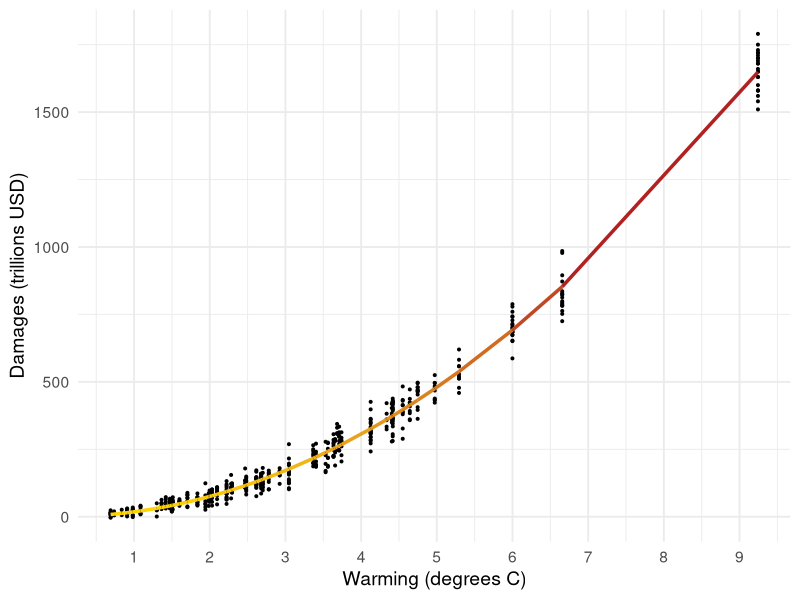
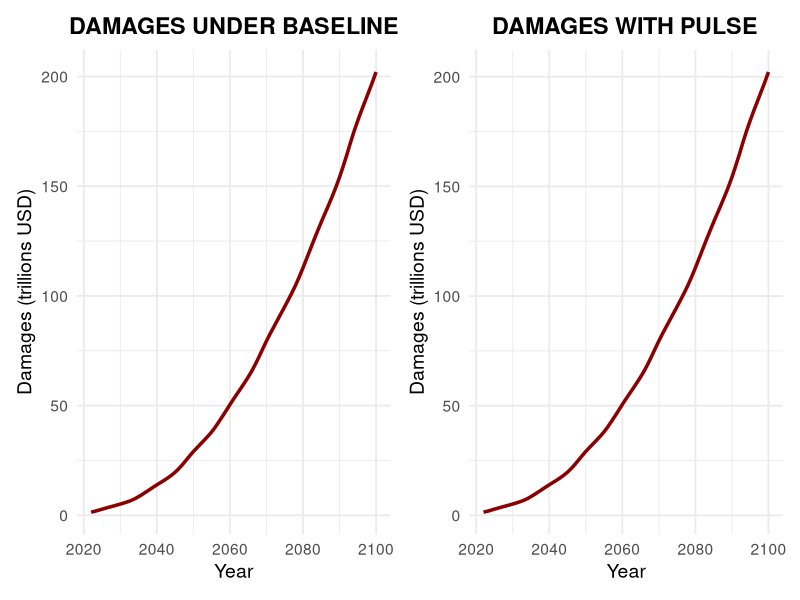
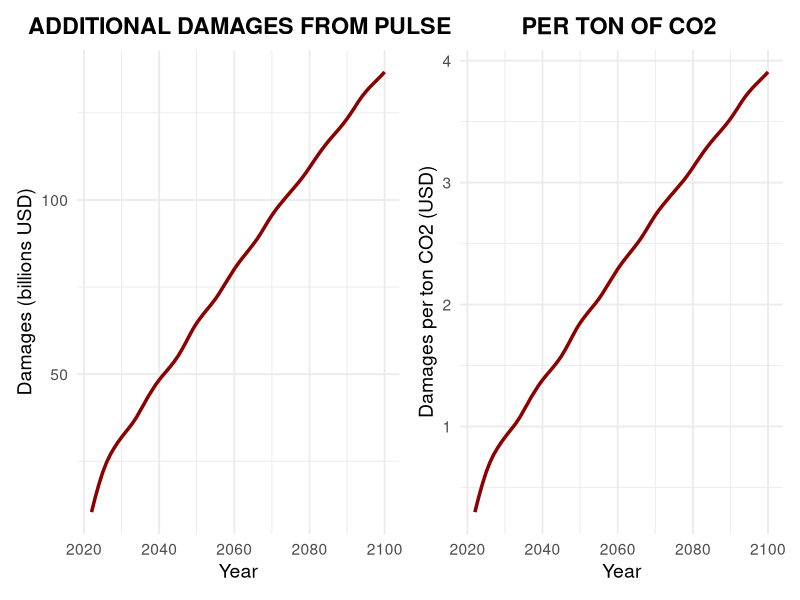
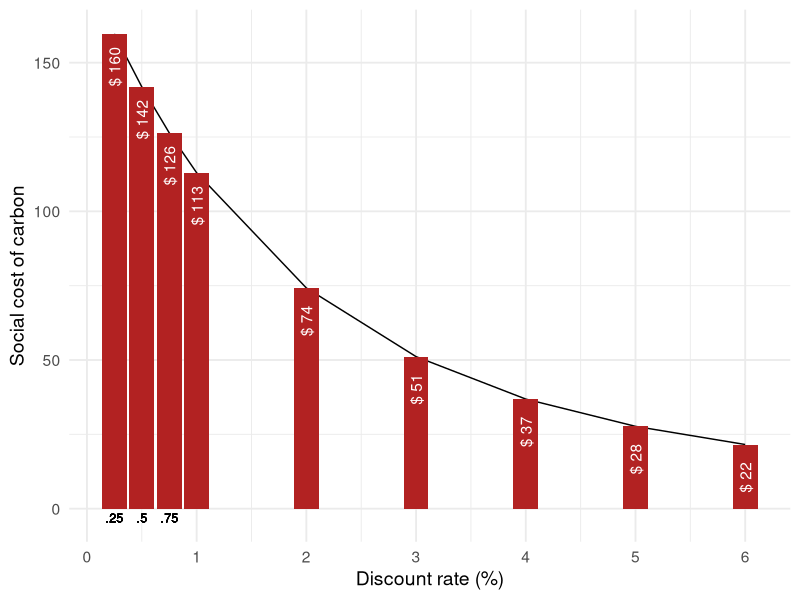
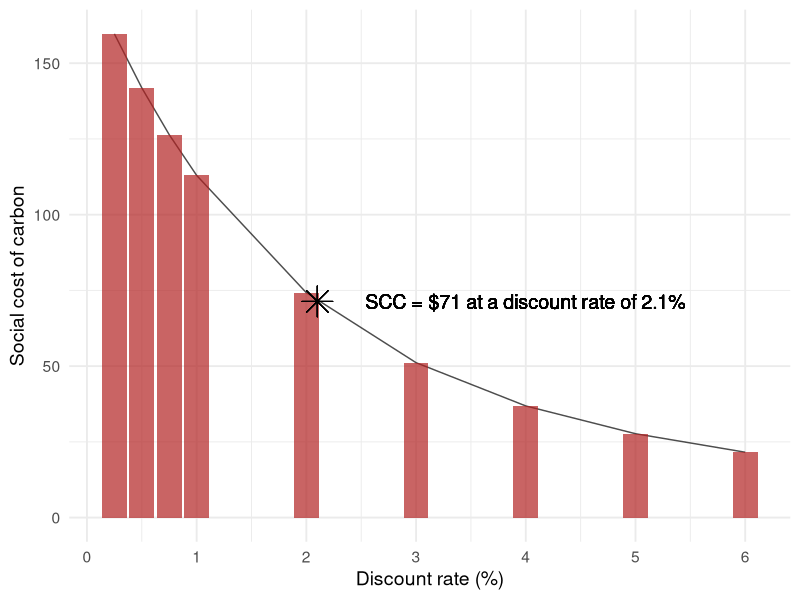

The R script that drew these images, in order:
## ---- chunk 1
knitr::opts_chunk$set(echo = TRUE, message = FALSE, warning = FALSE)
library(tidyverse)
library(here)
library(broom)
library(patchwork)
## ---- chunk 2
# reading in damages data, creating new column for squared damages
damages <- read_csv(here("damages.csv")) %>% 
  mutate(warming_q = warming^2)

# reading in warming data
warming <- read_csv(here("warming.csv"))
## ---- chunk 3
# creating a quadratic model
qm_damages <- lm(damages ~ 0 + warming + warming_q, data = damages)
damages_predict <- augment(qm_damages)

# visualizing the model 
ggplot(data = damages, aes(x = warming, y = damages/1e+12)) +
  geom_point(color = "black", size = 0.7) +
  geom_line(data = damages_predict, aes(x = warming, y = .fitted/1e+12, color = .fitted), size = 1.2) +
  scale_color_gradientn(colors = c("gold", "firebrick", "darkred")) +
  theme_minimal(14) +
  labs(x = "Warming (degrees C)", y = "Damages (trillions USD)") +
  scale_x_continuous(n.breaks = 10) +
  theme(legend.position = "none")
## ---- chunk 4
# storing a function for damages from warming based on the quadratic model
damages <- function(warming) {
  damages <- qm_damages$coefficients[1]*warming + qm_damages$coefficients[2]*(warming^2)
  return(damages)
}

# creating a new dataframe with differences and damages per ton based on degrees of warming 
pulse <- warming %>% 
  mutate(damages_baseline = damages(warming_baseline)) %>% 
  mutate(damages_pulse = damages(warming_pulse)) %>% 
  mutate(difference = damages_pulse - damages_baseline) %>% 
  mutate(damage_per_ton = difference/35e+9)

# plotting
p1 <- ggplot(data = pulse, aes(x = year, y = damages_baseline/1e+12)) +
  geom_line(size = 1.2, color = "darkred") +
  labs(x = "Year", y = "Damages (trillions USD)", title = "DAMAGES UNDER BASELINE") +
  theme_minimal(14) +
  theme(plot.title = element_text(hjust = 0.48, face = "bold"))

p2 <- ggplot(data = pulse, aes(x = year, y = damages_pulse/1e+12)) +
  geom_line(size = 1.2, color = "darkred") +
  labs(x = "Year", y = "Damages (trillions USD)", title = "DAMAGES WITH PULSE") +
  theme_minimal(14) +
  theme(plot.title = element_text(hjust = 0.48, face = "bold"))

p3 <- ggplot(data = pulse, aes(x = year, y = difference/1e+09)) +
  geom_line(size = 1.2, color = "darkred") +
  labs(x = "Year", y = "Damages (billions USD)", title = "ADDITIONAL DAMAGES FROM PULSE") +
  theme_minimal(14) +
  theme(plot.title = element_text(hjust = 0.48, face = "bold"))

p4 <- ggplot(data = pulse, aes(x = year, y = difference/35e+9)) +
  geom_line(size = 1.2, color = "darkred") +
  labs(x = "Year", y = "Damages per ton CO2 (USD)", title = "PER TON OF CO2") +
  theme_minimal(14) +
  theme(plot.title = element_text(hjust = 0.48, face = "bold"))

p1 | p2
p3 | p4

## ---- chunk 5
# creating a dataframe with discounted damages based on several discount rates
scc <- pulse %>% 
  mutate(years_into_future = year-2022) %>% 
  mutate(scc_not_discounted = difference/35e+9) %>% 
  mutate(dr0.25 = scc_not_discounted/(1.0025^years_into_future)) %>% 
  mutate(dr0.5 = scc_not_discounted/(1.005^years_into_future)) %>% 
  mutate(dr0.75 = scc_not_discounted/(1.0075^years_into_future)) %>% 
  mutate(dr1 = scc_not_discounted/(1.01^years_into_future)) %>% 
  mutate(dr2 = scc_not_discounted/(1.02^years_into_future)) %>% 
  mutate(dr3 = scc_not_discounted/(1.03^years_into_future)) %>% 
  mutate(dr4 = scc_not_discounted/(1.04^years_into_future)) %>% 
  mutate(dr5 = scc_not_discounted/(1.05^years_into_future)) %>% 
  mutate(dr6 = scc_not_discounted/(1.06^years_into_future)) %>% 
  mutate(dr2.1 = scc_not_discounted/(1.021^years_into_future))
  

scc0.025 <- sum(scc$dr0.25)
scc0.5 <- sum(scc$dr0.5)
scc0.75 <- sum(scc$dr0.75)
scc1 <- sum(scc$dr1)
scc2 <- sum(scc$dr2)
scc3 <- sum(scc$dr3)
scc4 <- sum(scc$dr4)
scc5 <- sum(scc$dr5)
scc6 <- sum(scc$dr6)

scc_vector <- c(scc0.025, scc0.5, scc0.75, scc1, scc2, scc3, scc4, scc5, scc6)
dr <- c(0.25, 0.5, 0.75, 1, 2, 3, 4, 5, 6)
scc_table <- data.frame(scc_vector, dr)

# plotting SCC vs. discount rate
ggplot(data = scc_table, aes(x = dr, y = scc_vector)) +
    geom_line() +
  geom_col(size = 3, fill = "firebrick") +
  labs(x = "Discount rate (%)", y = "Social cost of carbon") +
  theme_minimal(14) +
  scale_x_continuous(n.breaks = 10) +
  # geom_text(aes(x = dr, y = scc_vector, label = dr), nudge_y = 4) +
  geom_text(aes(x = dr, y = scc_vector, label = paste("$", round(scc_vector, 0))), nudge_y = -11, angle = 90, color = "white ") +
  geom_text(aes(x = 0.25, y = -3, label = ".25"), size = 3.2, color = "black") +
  geom_text(aes(x = 0.5, y = -3, label = ".5"), size = 3.2, color = "black") +
  geom_text(aes(x = 0.75, y = -3, label = ".75"), size = 3.2, color = "black")
## ---- chunk 6
# calculating the discount rate using the ramsey rule from the information given
rr <- (0.001 + 2*0.01)*100
## ---- chunk 7
# calculating the social cost of carbon using the ramsey rule
scc2.1 <- sum(scc$dr2.1)


# locating this discount rate on the graph
ggplot(data = scc_table, aes(x = dr, y = scc_vector)) +
    geom_line(alpha = 0.7) +
  geom_col(size = 3, fill = "firebrick", alpha = 0.7) +
  labs(x = "Discount rate (%)", y = "Social cost of carbon") +
  theme_minimal(14) +
  scale_x_continuous(n.breaks = 10) +
  geom_point(aes(y = scc2.1, x = rr), size = 7, shape = 8) +
  geom_text(aes(y = scc2.1, x = 4, label = "SCC = $71 at a discount rate of 2.1%"), size = 5, shape = 8)

  
## ---- chunk 8
# creating a dataframe to calculate expected values
policy <- pulse %>% 
  mutate(warming_policy_a = 1.5*warming_baseline) %>% # 0.5 chance of this occurring under A
  mutate(warming_policy_b = ifelse(year < 2050, warming_policy_a, 1.29)) # 100% chance of this occurring under B

